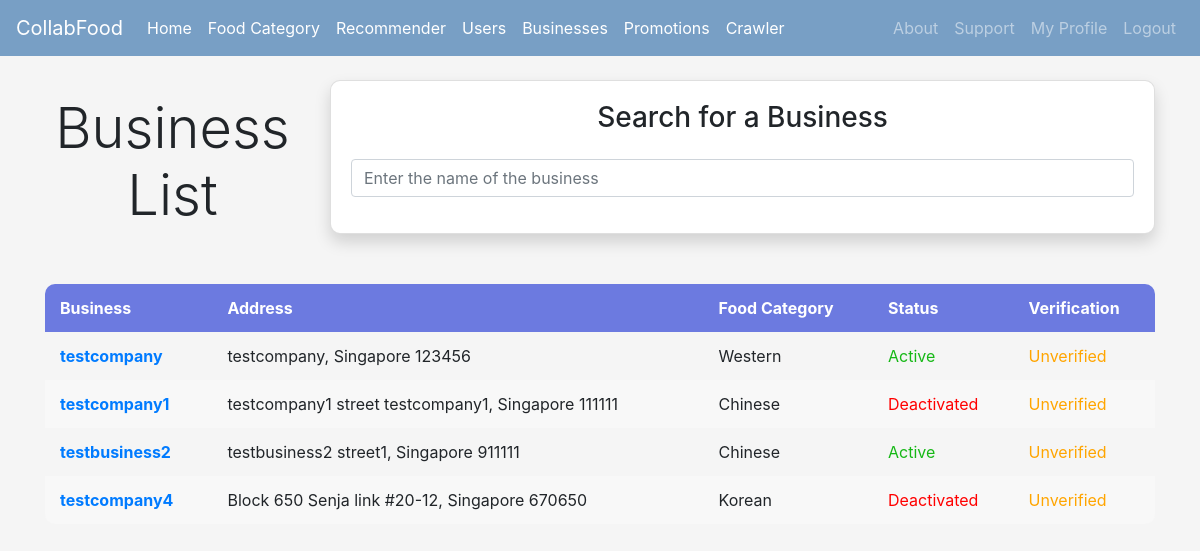
The app's page /searchbusinesses (signed in), older data.
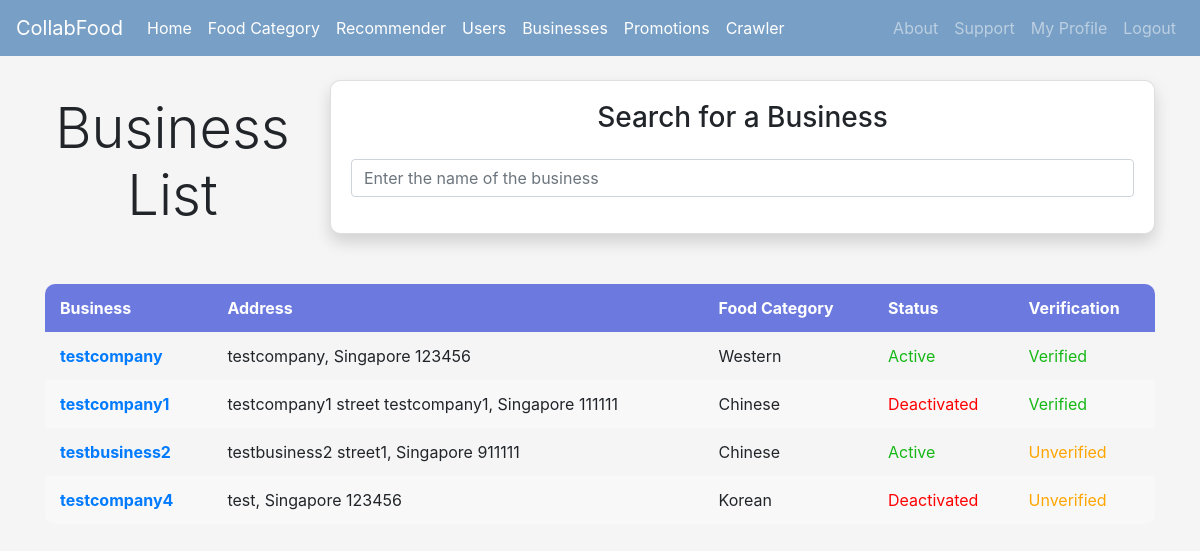
The same page, newer data.
### Homepage/models.py (models this page shows, shortened)
class BusinessProfile(models.Model):
	user = models.ForeignKey(User, on_delete=models.CASCADE)
	companyName = models.CharField(max_length=50)
	uen = models.CharField(max_length=10)
	phone = models.CharField(max_length=8)
	address = models.CharField(max_length=100)
	postalCode = models.CharField(max_length=6)
	foodCategory = models.ForeignKey(FoodCategory, on_delete=models.CASCADE, related_name='business_food_category')
	isVerified = models.BooleanField(default=False)

class FoodCategory(models.Model):
	categoryName = models.CharField(max_length=30)
	adminID = models.IntegerField()

### Homepage/views.py (the view)
# urls.py: path('searchbusinesses',views.search_businesses,name='searchbusinesses'),
@login_required
def search_businesses(request):
	user_type = UserType.objects.get(user=request.user)
	if user_type.userType in ['user','business']:
		businesses = BusinessProfile.objects.filter(user__is_active=True)
	else:
		businesses = BusinessProfile.objects.all()
	context = {'user_type': user_type, 'businesses':businesses}
	return render(request, 'searchbusinesses.html', context)

### Homepage/templates/searchbusinesses.html (shortened to what this page needs)
{% extends 'base.html' %}
{% block content %}
<div class="row">
  <div class="col-md-3">
    <h1 class="text-center display-4">Business List</h1><br>
  </div>
  <div class="col-md-9">
    <div class="card shadow">
      <div class="card-body">
        <h3 class="text-center mb-4">Search for a Business</h3>
        <div class="form-group">
          <input class="form-control" id="searchCategory" type="text" placeholder="Enter the name of the business">
        </div>
      </div>
    </div>
  </div>
</div>
<table class="table-hover">
  <thead style="color: #fff; background-color: #6c7ae0;">
    <tr>
      <th scope="col">Business</th>
      <th scope="col">Address</th>
      <th scope="col">Food Category</th>
      {% if user_type.userType == 'admin' %}
        <th scope="col">Status</th>
        <th scope="col">Verification</th>
      {%endif%}
    </tr>
  </thead>
  <tbody id="Category">
    {% if businesses %}
    {% for item in businesses %}
      {% if item.isVerified or user_type.userType == 'admin' %}
        <tr>
          <th scope="row"><a href="{% url 'viewbusinessprofile' item.user.id %}">{{ item.companyName }}</a></th>
          <td>{{item.address}}, Singapore {{item.postalCode}}</td>
          <td>{{item.foodCategory.categoryName}}</td>
          {% if user_type.userType == 'admin' %}
            {% if item.user.is_active %}
              <td style="color: rgb(22, 184, 22);">Active</td>
            {% else %}
              <td style="color: red;">Deactivated</td>
            {% endif %}
            {% if item.isVerified %}
              <td style="color: rgb(22, 184, 22);">Verified</td>
            {% else %}
              <td style="color: orange;">Unverified</td>
            {% endif %}
          {% endif %}
        </tr>
      {% endif %}
    {% endfor %}
  {% else %}
    <tr><td colspan="3">No businesses found.</td> </tr>
  {% endif %}
  </tbody>
</table>
{% endblock %}

### Homepage/templates/base.html (shortened to what this page needs)
<!doctype html>
<html lang="en">
  <head>
    <link rel="stylesheet" href="https://cdn.jsdelivr.net/npm/bootstrap@4.6.2/dist/css/bootstrap.min.css">
	<link rel="stylesheet" href="https://cdnjs.cloudflare.com/ajax/libs/font-awesome/6.1.0/css/all.min.css">
	<link rel="stylesheet" href="https://cdn.jsdelivr.net/npm/jquery-bar-rating@1.2.2/dist/themes/fontawesome-stars.css">
	<link rel="stylesheet" href="https://maxcdn.bootstrapcdn.com/font-awesome/4.7.0/css/font-awesome.min.css">
  </head>
  <body style="background-color: #f5f5f5;">
  	<nav class="navbar sticky-top navbar-expand-lg navbar-dark" style="background-color: #789FC5;">
	  <a class="navbar-brand" href="{% url 'landing' %}">CollabFood</a>
	  <div class="collapse navbar-collapse" id="navbarSupportedContent">
	    <ul class="navbar-nav mr-auto">
	      {% if user.is_authenticated %}
					{% if user_type.userType == 'admin' %}
		      <li class="nav-item active">
					  <a class="nav-link" href="{% url 'adminhome' %}">Home <span class="sr-only">(current)</span></a>
					</li>
					<li class="nav-item active">
					    <a class="nav-link" href="{% url 'foodcategory' %}">Food Category <span class="sr-only">(current)</span></a>
				  </li>
				  <li class="nav-item active">
					  <a class="nav-link" href="{% url 'recommenderpage' %}">Recommender <span class="sr-only">(current)</span></a>
					</li>
					<li class="nav-item active">
					  <a class="nav-link" href="{% url 'searchusers' %}">Users <span class="sr-only">(current)</span></a>
					</li>
					<li class="nav-item active">
					    <a class="nav-link" href="{% url 'searchbusinesses' %}">Businesses <span class="sr-only">(current)</span></a>
				  	</li>
					<li class="nav-item active">
						<a class="nav-link" href="{% url 'searchpromotions' %}">Promotions<span class="sr-only">(current)</span></a>
					</li>
					<li class="nav-item active">
					    <a class="nav-link" href="{% url 'datacrawler' %}">Crawler <span class="sr-only">(current)</span></a>
				  	</li>
					{% endif %}
	      {% endif %}
	    </ul>
	    <ul class="navbar-nav ml-auto">
	    	<li class="nav-item">
	        <a class="nav-link" href="{% url 'about' %}">About <span class="sr-only">(current)</span></a>
	      </li>
	    	<li class="nav-item">
        	<a class="nav-link" href="{% url 'customersupport' %}">Support <span class="sr-only">(current)</span></a>
	      </li>
	    	{% if user.is_authenticated %}
	    		<li class="nav-item">
					  <a class="nav-link" href="{% url 'profile' %}">My Profile <span class="sr-only">(current)</span></a>
					</li>
		      <li class="nav-item">
	        	<a class="nav-link" href="{% url 'logout' %}">Logout <span class="sr-only">(current)</span></a>
		      </li>
		    {% else %}
		    	<li class="nav-item">
	        	<a class="nav-link" href="{% url 'login' %}">Login <span class="sr-only">(current)</span></a>
		      </li>
	    	{% endif %}
	    </ul>
	  </div>
	</nav>
	<div class="container">
		<br>
		{% block content %}
		{% endblock %}
	</div>
  </body>
</html>

### Homepage/templates/searchbusinesses.html (style rules this page uses)
.card { border-radius: 10px; margin-bottom: 50px; }
table { border-collapse: collapse; width: 100%; border-radius: 10px; overflow: hidden; border: none; }
th, td { padding: 12px 15px; text-align: left; border-bottom: 1px solid #ddd; border: none; }
th { border-top: 1px solid #ddd; }
tbody tr:nth-child(even) { background-color: #F8F8F8; }
table td, table th { border: none; }
h1 { margin-top: 15px; }

Row changes from the older to the newer data that the page shows:
changed BusinessProfile "testcompany": isVerified "Unverified" → "Verified"
changed BusinessProfile "testcompany1": isVerified "Unverified" → "Verified"
changed BusinessProfile "testcompany4": address "Block 650 Senja link #20-12" → "test"; postalCode "670650" → "123456"
